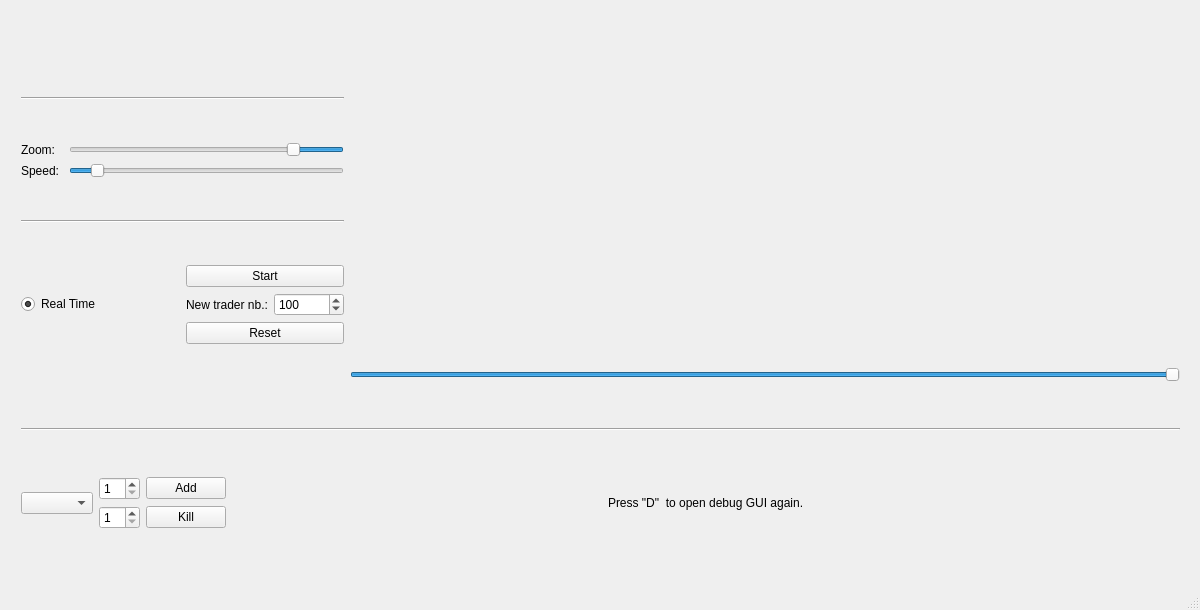
<?xml version="1.0" encoding="UTF-8"?>
<ui version="4.0">
 <class>EconomicEngineDebugGUIClass</class>
 <widget class="QMainWindow" name="EconomicEngineDebugGUIClass">
  <property name="geometry">
   <rect>
    <x>0</x>
    <y>0</y>
    <width>1200</width>
    <height>610</height>
   </rect>
  </property>
  <property name="minimumSize">
   <size>
    <width>1180</width>
    <height>610</height>
   </size>
  </property>
  <property name="maximumSize">
   <size>
    <width>1200</width>
    <height>610</height>
   </size>
  </property>
  <property name="windowTitle">
   <string>EconomicEngineDebugGUI</string>
  </property>
  <property name="autoFillBackground">
   <bool>false</bool>
  </property>
  <property name="animated">
   <bool>true</bool>
  </property>
  <widget class="QWidget" name="centralWidget">
   <widget class="QWidget" name="verticalLayoutWidget">
    <property name="geometry">
     <rect>
      <x>10</x>
      <y>10</y>
      <width>1181</width>
      <height>571</height>
     </rect>
    </property>
    <layout class="QVBoxLayout" name="verticalLayout">
     <item>
      <layout class="QHBoxLayout" name="layGraph">
       <item>
        <layout class="QVBoxLayout" name="layGraphParam">
         <item>
          <layout class="QGridLayout" name="layChBx"/>
         </item>
         <item>
          <widget class="Line" name="line">
           <property name="orientation">
            <enum>Qt::Horizontal</enum>
           </property>
          </widget>
         </item>
         <item>
          <layout class="QGridLayout" name="LaySliders">
           <item row="0" column="0">
            <widget class="QLabel" name="labZomXAxis">
             <property name="text">
              <string>Zoom: </string>
             </property>
            </widget>
           </item>
           <item row="1" column="1">
            <widget class="QSlider" name="horSlidSpeed">
             <property name="cursor">
              <cursorShape>PointingHandCursor</cursorShape>
             </property>
             <property name="minimum">
              <number>1</number>
             </property>
             <property name="maximum">
              <number>50</number>
             </property>
             <property name="value">
              <number>5</number>
             </property>
             <property name="orientation">
              <enum>Qt::Horizontal</enum>
             </property>
             <property name="invertedAppearance">
              <bool>false</bool>
             </property>
             <property name="invertedControls">
              <bool>false</bool>
             </property>
            </widget>
           </item>
           <item row="0" column="1">
            <widget class="QSlider" name="horSlidZoomXAxis">
             <property name="cursor">
              <cursorShape>PointingHandCursor</cursorShape>
             </property>
             <property name="minimum">
              <number>4</number>
             </property>
             <property name="maximum">
              <number>100</number>
             </property>
             <property name="singleStep">
              <number>1</number>
             </property>
             <property name="value">
              <number>20</number>
             </property>
             <property name="orientation">
              <enum>Qt::Horizontal</enum>
             </property>
             <property name="invertedAppearance">
              <bool>true</bool>
             </property>
             <property name="invertedControls">
              <bool>true</bool>
             </property>
            </widget>
           </item>
           <item row="1" column="0">
            <widget class="QLabel" name="labSpeed">
             <property name="text">
              <string>Speed: </string>
             </property>
            </widget>
           </item>
          </layout>
         </item>
         <item>
          <widget class="Line" name="line_2">
           <property name="orientation">
            <enum>Qt::Horizontal</enum>
           </property>
          </widget>
         </item>
         <item>
          <layout class="QHBoxLayout" name="layButton">
           <item>
            <layout class="QVBoxLayout" name="layRadButton">
             <property name="spacing">
              <number>4</number>
             </property>
             <property name="sizeConstraint">
              <enum>QLayout::SetNoConstraint</enum>
             </property>
             <item>
              <widget class="QRadioButton" name="radBRealTime">
               <property name="layoutDirection">
                <enum>Qt::LeftToRight</enum>
               </property>
               <property name="autoFillBackground">
                <bool>false</bool>
               </property>
               <property name="text">
                <string>Real Time</string>
               </property>
               <property name="checked">
                <bool>true</bool>
               </property>
              </widget>
             </item>
            </layout>
           </item>
           <item>
            <layout class="QVBoxLayout" name="LayPushButton">
             <item>
              <widget class="QPushButton" name="pBStart">
               <property name="text">
                <string>Start</string>
               </property>
               <property name="checkable">
                <bool>true</bool>
               </property>
              </widget>
             </item>
             <item>
              <layout class="QHBoxLayout" name="horizontalLayout">
               <item>
                <widget class="QLabel" name="label">
                 <property name="text">
                  <string>New trader nb.:</string>
                 </property>
                </widget>
               </item>
               <item>
                <widget class="QSpinBox" name="sBTraderNumber">
                 <property name="minimum">
                  <number>0</number>
                 </property>
                 <property name="maximum">
                  <number>1000</number>
                 </property>
                 <property name="singleStep">
                  <number>10</number>
                 </property>
                 <property name="value">
                  <number>100</number>
                 </property>
                </widget>
               </item>
              </layout>
             </item>
             <item>
              <widget class="QPushButton" name="pBReset">
               <property name="text">
                <string>Reset</string>
               </property>
               <property name="checkable">
                <bool>false</bool>
               </property>
              </widget>
             </item>
            </layout>
           </item>
          </layout>
         </item>
        </layout>
       </item>
       <item>
        <layout class="QVBoxLayout" name="layPlot">
         <item>
          <widget class="QCustomPlot" name="customPlot" native="true">
           <property name="minimumSize">
            <size>
             <width>830</width>
             <height>300</height>
            </size>
           </property>
           <property name="maximumSize">
            <size>
             <width>830</width>
             <height>300</height>
            </size>
           </property>
          </widget>
         </item>
         <item>
          <widget class="QSlider" name="horSlidXNav">
           <property name="value">
            <number>99</number>
           </property>
           <property name="orientation">
            <enum>Qt::Horizontal</enum>
           </property>
          </widget>
         </item>
        </layout>
       </item>
      </layout>
     </item>
     <item>
      <widget class="Line" name="line_3">
       <property name="orientation">
        <enum>Qt::Horizontal</enum>
       </property>
      </widget>
     </item>
     <item>
      <layout class="QHBoxLayout" name="horizontalLayout_3">
       <item>
        <layout class="QGridLayout" name="gridLayJobs">
         <property name="sizeConstraint">
          <enum>QLayout::SetMinimumSize</enum>
         </property>
        </layout>
       </item>
       <item>
        <layout class="QGridLayout" name="gridLayout">
         <item row="0" column="1">
          <layout class="QGridLayout" name="gridLayout_2">
           <item row="1" column="1">
            <widget class="QPushButton" name="pBKill">
             <property name="text">
              <string>Kill</string>
             </property>
            </widget>
           </item>
           <item row="0" column="1">
            <widget class="QPushButton" name="pBAdd">
             <property name="text">
              <string>Add</string>
             </property>
            </widget>
           </item>
           <item row="0" column="0">
            <widget class="QSpinBox" name="sBAdd">
             <property name="minimum">
              <number>1</number>
             </property>
            </widget>
           </item>
           <item row="1" column="0">
            <widget class="QSpinBox" name="sBKill">
             <property name="minimum">
              <number>1</number>
             </property>
            </widget>
           </item>
          </layout>
         </item>
         <item row="0" column="3">
          <widget class="QLabel" name="label_2">
           <property name="text">
            <string>Press &quot;D&quot;  to open debug GUI again.</string>
           </property>
          </widget>
         </item>
         <item row="0" column="0">
          <widget class="QComboBox" name="cBKill"/>
         </item>
         <item row="0" column="2">
          <spacer name="horizontalSpacer_2">
           <property name="orientation">
            <enum>Qt::Horizontal</enum>
           </property>
           <property name="sizeType">
            <enum>QSizePolicy::MinimumExpanding</enum>
           </property>
           <property name="sizeHint" stdset="0">
            <size>
             <width>40</width>
             <height>20</height>
            </size>
           </property>
          </spacer>
         </item>
         <item row="0" column="4">
          <spacer name="horizontalSpacer">
           <property name="orientation">
            <enum>Qt::Horizontal</enum>
           </property>
           <property name="sizeHint" stdset="0">
            <size>
             <width>40</width>
             <height>20</height>
            </size>
           </property>
          </spacer>
         </item>
        </layout>
       </item>
      </layout>
     </item>
    </layout>
   </widget>
  </widget>
  <widget class="QStatusBar" name="statusBar">
   <property name="enabled">
    <bool>true</bool>
   </property>
  </widget>
 </widget>
 <layoutdefault spacing="6" margin="11"/>
 <customwidgets>
  <customwidget>
   <class>QCustomPlot</class>
   <extends>QWidget</extends>
   <header>qcustomplot.h</header>
   <container>1</container>
  </customwidget>
 </customwidgets>
 <tabstops>
  <tabstop>horSlidZoomXAxis</tabstop>
  <tabstop>horSlidSpeed</tabstop>
  <tabstop>radBRealTime</tabstop>
  <tabstop>pBStart</tabstop>
  <tabstop>pBReset</tabstop>
  <tabstop>horSlidXNav</tabstop>
  <tabstop>cBKill</tabstop>
 </tabstops>
 <resources>
  <include location="../src/EconomicEngineDebugGUI.qrc"/>
 </resources>
 <connections/>
 <slots>
  <slot>on_btn_add_clicked()</slot>
 </slots>
</ui>
